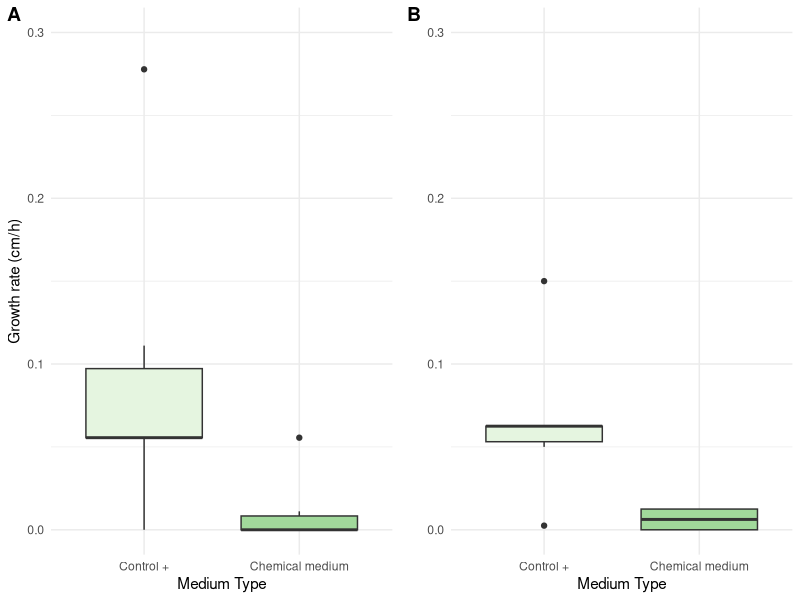
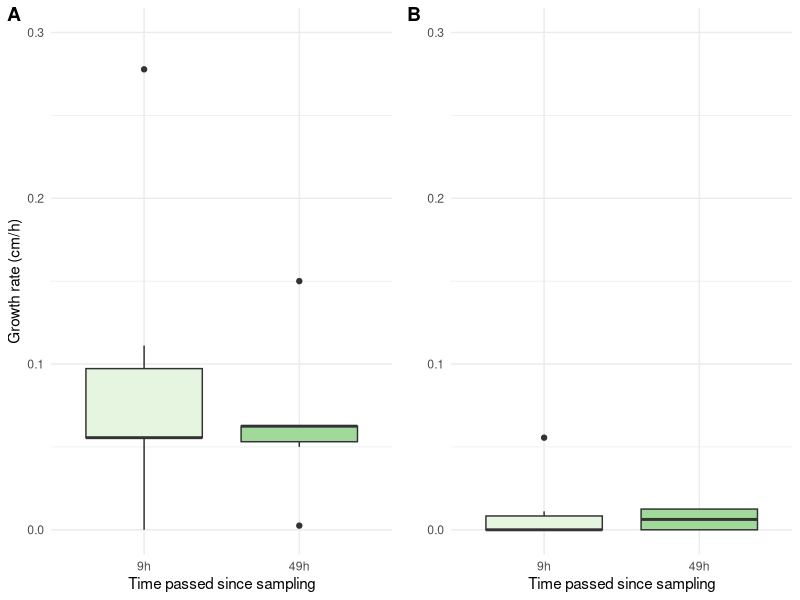
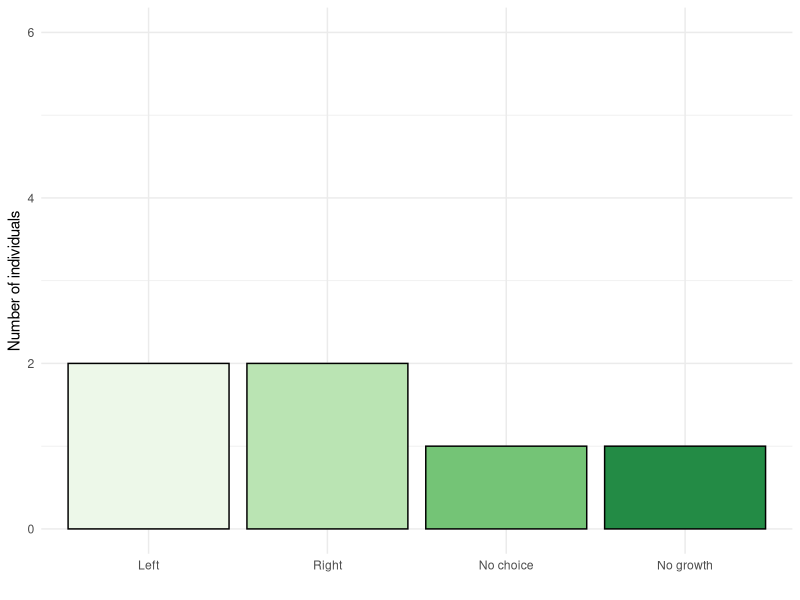
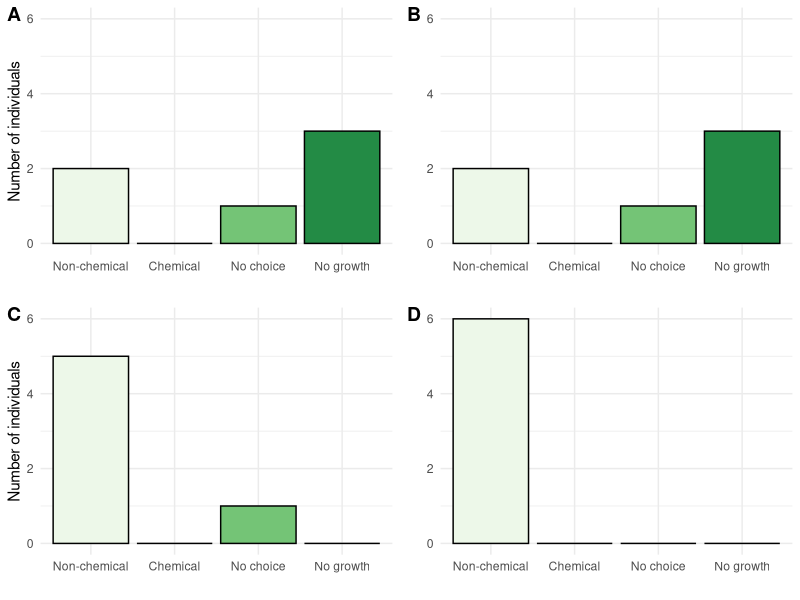
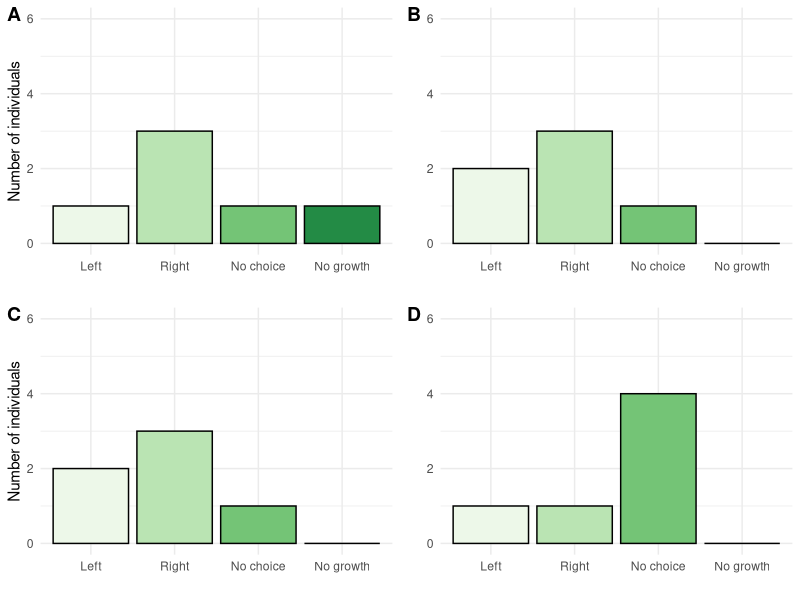
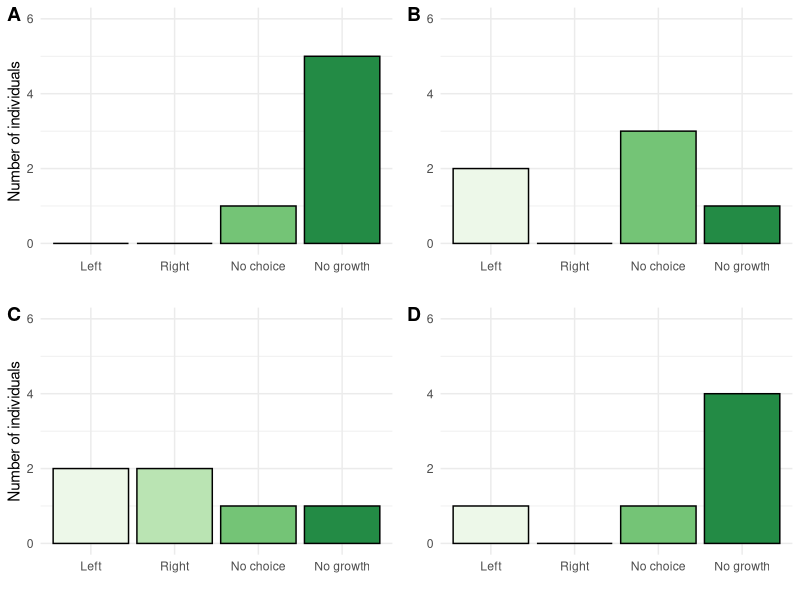

Source code (R) for these figures, in order:
## ---- chunk 1
library(ggplot2)
library(cowplot)
library(dplyr)
library("gridExtra")
library(tidyverse)
## ---- chunk 2
#Put you working directory : setwd(" ")

PC<-read.table("path_chosen.csv", header = TRUE, dec=",", sep=";")
GR<-read.table("growth_rate.csv", header = TRUE, dec=",", sep=";")

GR$Check.time <- as.character(GR$Check.time)
GR$Time.of.training  <- as.character(GR$Time.of.training)
PC$Check.time <- as.character(PC$Check.time)
PC$Time.of.training  <- as.character(PC$Time.of.training)

GR_9<- GR %>%
  filter(Check.time==9) %>% 
  mutate(Medium.Type = ifelse(Medium.Type == "Test", "Insecticide medium", Medium.Type)) 

GR_49<- GR %>%
  filter(Check.time==49) %>% 
  mutate(Medium.Type = ifelse(Medium.Type == "Test", "Insecticide medium", Medium.Type)) 

GR_control<- GR %>%
  filter(Medium.Type=="Control +") %>% 
  mutate(Medium.Type = ifelse(Medium.Type == "Test", "Insecticide medium", Medium.Type)) %>% 
  mutate(Check.time = ifelse(Check.time == "49", "2.49", Check.time)) %>% 
    mutate(Check.time = ifelse(Check.time == "9", "1.9", Check.time))
  

GR_insecticide<- GR %>%
  filter(Medium.Type=="Test") %>% 
  mutate(Medium.Type = ifelse(Medium.Type == "Test", "Insecticide medium", Medium.Type)) %>% 
  mutate(Check.time = ifelse(Check.time == "49", "2.49", Check.time)) %>% 
    mutate(Check.time = ifelse(Check.time == "9", "1.9", Check.time))


PC_test_1<- PC %>% 
  filter(Medium.Type=="Test" & Check.time==4)%>% 
  mutate(Medium.Type = ifelse(Medium.Type == "Test", "Insecticide medium", Medium.Type)) %>% 
  mutate(PC.Direction = ifelse(Individual == "2", "No growth", PC.Direction)) %>% 
  mutate(PC.Direction = ifelse(Individual == "3", "No growth", PC.Direction)) %>%
  mutate(PC.Direction = ifelse(Individual == "4", "No growth", PC.Direction)) %>% 
  mutate(PC.Direction = ifelse(PC.Direction == "no choice", "No choice", PC.Direction)) %>% 
  mutate(PC.Direction = ifelse(PC.Direction == "non chemical", "Without insecticide", PC.Direction))


PC_test_2<- PC %>% 
  filter(Medium.Type=="Test" & Check.time==8.5)%>% 
  mutate(Medium.Type = ifelse(Medium.Type == "Test", "Insecticide medium", Medium.Type))%>% 
  mutate(PC.Direction = ifelse(Individual == "2", "No growth", PC.Direction)) %>% 
  mutate(PC.Direction = ifelse(Individual == "3", "No growth", PC.Direction)) %>%
  mutate(PC.Direction = ifelse(Individual == "4", "No growth", PC.Direction)) %>% 
  mutate(PC.Direction = ifelse(PC.Direction == "no choice", "No choice", PC.Direction)) %>% 
  mutate(PC.Direction = ifelse(PC.Direction == "non chemical", "Without insecticide", PC.Direction))

PC_test_3<- PC %>% 
  filter(Medium.Type=="Test" & Check.time==23.5)%>% 
  mutate(Medium.Type = ifelse(Medium.Type == "Test", "Insecticide medium", Medium.Type))%>% 
  mutate(PC.Direction = ifelse(PC.Direction == "no choice", "No choice", PC.Direction)) %>% 
  mutate(PC.Direction = ifelse(PC.Direction == "non chemical", "Without insecticide", PC.Direction))

PC_test_4<- PC %>% 
  filter(Medium.Type=="Test" & Check.time==97)%>% 
  mutate(Medium.Type = ifelse(Medium.Type == "Test", "Insecticide medium", Medium.Type))%>% 
  mutate(PC.Direction = ifelse(PC.Direction == "no choice", "No choice", PC.Direction)) %>% 
  mutate(PC.Direction = ifelse(PC.Direction == "non chemical", "Without insecticide", PC.Direction))


PC_controlpos_1<-PC %>% 
  filter(Medium.Type=="Control +"& Check.time==4)%>% 
  mutate(Medium.Type = ifelse(Medium.Type == "Test", "Insecticide medium", Medium.Type))%>% 
  mutate(PC.Direction = ifelse(Individual == "5", "No growth", PC.Direction))%>% 
  mutate(PC.Direction = ifelse(PC.Direction == "no choice", "No choice", PC.Direction)) %>% 
  mutate(PC.Direction = ifelse(PC.Direction == "non chemical", "Without insecticide", PC.Direction)) %>% 
  mutate(PC.Direction = ifelse(PC.Direction == "right", "Right", PC.Direction)) %>% 
  mutate(PC.Direction = ifelse(PC.Direction == "left", "Left", PC.Direction))

PC_controlpos_2<-PC %>% 
  filter(Medium.Type=="Control +"& Check.time==8.5)%>% 
  mutate(Medium.Type = ifelse(Medium.Type == "Test", "Insecticide medium", Medium.Type))%>% 
  mutate(PC.Direction = ifelse(PC.Direction == "no choice", "No choice", PC.Direction)) %>% 
  mutate(PC.Direction = ifelse(PC.Direction == "non chemical", "Without insecticide", PC.Direction)) %>% 
  mutate(PC.Direction = ifelse(PC.Direction == "right", "Right", PC.Direction)) %>% 
  mutate(PC.Direction = ifelse(PC.Direction == "left", "Left", PC.Direction))

PC_controlpos_3<-PC %>% 
  filter(Medium.Type=="Control +"& Check.time==23.5)%>% 
  mutate(Medium.Type = ifelse(Medium.Type == "Test", "Insecticide medium", Medium.Type))%>% 
  mutate(PC.Direction = ifelse(PC.Direction == "no choice", "No choice", PC.Direction)) %>% 
  mutate(PC.Direction = ifelse(PC.Direction == "non chemical", "Without insecticide", PC.Direction)) %>% 
  mutate(PC.Direction = ifelse(PC.Direction == "right", "Right", PC.Direction)) %>% 
  mutate(PC.Direction = ifelse(PC.Direction == "left", "Left", PC.Direction))

PC_controlpos_4<-PC %>% 
  filter(Medium.Type=="Control +"& Check.time==97)%>% 
  mutate(Medium.Type = ifelse(Medium.Type == "Test", "Insecticide medium", Medium.Type))%>% 
  mutate(PC.Direction = ifelse(PC.Direction == "no choice", "No choice", PC.Direction)) %>% 
  mutate(PC.Direction = ifelse(PC.Direction == "non chemical", "Without insecticide", PC.Direction)) %>% 
  mutate(PC.Direction = ifelse(PC.Direction == "right", "Right", PC.Direction)) %>% 
  mutate(PC.Direction = ifelse(PC.Direction == "left", "Left", PC.Direction))


PC_controlneg_1<-PC %>% 
  filter(Medium.Type=="Control -"& Check.time==4)%>% 
  mutate(Medium.Type = ifelse(Medium.Type == "Test", "Insecticide medium", Medium.Type))%>% 
  mutate(PC.Direction = ifelse(Individual == "1", "No growth", PC.Direction)) %>% 
  mutate(PC.Direction = ifelse(Individual == "2", "No growth", PC.Direction)) %>%
  mutate(PC.Direction = ifelse(Individual == "3", "No growth", PC.Direction)) %>% 
  mutate(PC.Direction = ifelse(Individual == "5", "No growth", PC.Direction)) %>% 
  mutate(PC.Direction = ifelse(Individual == "6", "No growth", PC.Direction))%>% 
  mutate(PC.Direction = ifelse(PC.Direction == "no choice", "No choice", PC.Direction)) %>% 
  mutate(PC.Direction = ifelse(PC.Direction == "non chemical", "Without insecticide", PC.Direction)) %>% 
  mutate(PC.Direction = ifelse(PC.Direction == "right", "Right", PC.Direction)) %>% 
  mutate(PC.Direction = ifelse(PC.Direction == "left", "Left", PC.Direction))

PC_controlneg_2<-PC %>% 
  filter(Medium.Type=="Control -"& Check.time==8.5)%>% 
  mutate(Medium.Type = ifelse(Medium.Type == "Test", "Insecticide medium", Medium.Type))%>% 
  mutate(PC.Direction = ifelse(Individual == "6", "No growth", PC.Direction)) %>% 
  mutate(PC.Direction = ifelse(PC.Direction == "no choice", "No choice", PC.Direction)) %>% 
  mutate(PC.Direction = ifelse(PC.Direction == "non chemical", "Without insecticide", PC.Direction)) %>% 
  mutate(PC.Direction = ifelse(PC.Direction == "right", "Right", PC.Direction)) %>% 
  mutate(PC.Direction = ifelse(PC.Direction == "left", "Left", PC.Direction))

PC_controlneg_3<-PC %>% 
  filter(Medium.Type=="Control -"& Check.time==23.5)%>% 
  mutate(Medium.Type = ifelse(Medium.Type == "Test", "Insecticide medium", Medium.Type))%>% 
  mutate(PC.Direction = ifelse(Individual == "6", "No growth", PC.Direction)) %>% 
  mutate(PC.Direction = ifelse(PC.Direction == "no choice", "No choice", PC.Direction)) %>% 
  mutate(PC.Direction = ifelse(PC.Direction == "non chemical", "Without insecticide", PC.Direction)) %>% 
  mutate(PC.Direction = ifelse(PC.Direction == "right", "Right", PC.Direction)) %>% 
  mutate(PC.Direction = ifelse(PC.Direction == "left", "Left", PC.Direction))

PC_controlneg_4<-PC %>% 
  filter(Medium.Type=="Control -"& Check.time==97)%>% 
  mutate(Medium.Type = ifelse(Medium.Type == "Test", "Insecticide medium", Medium.Type))%>% 
  mutate(PC.Direction = ifelse(Individual == "1", "No growth", PC.Direction)) %>% 
  mutate(PC.Direction = ifelse(Individual == "4", "No growth", PC.Direction)) %>% 
  mutate(PC.Direction = ifelse(Individual == "5", "No growth", PC.Direction)) %>% 
  mutate(PC.Direction = ifelse(Individual == "6", "No growth", PC.Direction)) %>% 
  mutate(PC.Direction = ifelse(PC.Direction == "no choice", "No choice", PC.Direction)) %>% 
  mutate(PC.Direction = ifelse(PC.Direction == "non chemical", "Without insecticide", PC.Direction)) %>% 
  mutate(PC.Direction = ifelse(PC.Direction == "right", "Right", PC.Direction)) %>% 
  mutate(PC.Direction = ifelse(PC.Direction == "left", "Left", PC.Direction))

## ---- chunk 3
##TEST GROUP PATH CHOSEN

bar_PC_test_1<-data.frame(c("2Insecticide","1Without insecticide","3No choice","4No growth"),c(0,2,1,3))
colnames(bar_PC_test_1)<-c("PC.Direction","Number")
bar_PC_test_1

bar_PC_test_2<-data.frame(c("2Insecticide","1Without insecticide","3No choice","4No growth"),c(0,2,1,3))
colnames(bar_PC_test_2)<-c("PC.Direction","Number")
bar_PC_test_2

bar_PC_test_3<-data.frame(c("2Insecticide","1Without insecticide","3No choice","4No growth"),c(0,5,1,0))
colnames(bar_PC_test_3)<-c("PC.Direction","Number")
bar_PC_test_3

bar_PC_test_4<-data.frame(c("2Insecticide","1Without insecticide","3No choice","4No growth"),c(0,6,0,0))
colnames(bar_PC_test_4)<-c("PC.Direction","Number")
bar_PC_test_4


##POSITIVE CONTROL PATH CHOSEN

bar_PC_controlpos_1<-data.frame(c("1Left","2Right","3No choice","4No growth"),c(1,3,1,1))
colnames(bar_PC_controlpos_1)<-c("PC.Direction","Number")
bar_PC_controlpos_1

bar_PC_controlpos_2<-data.frame(c("1Left","2Right","3No choice","4No growth"),c(2,3,1,0))
colnames(bar_PC_controlpos_2)<-c("PC.Direction","Number")
bar_PC_controlpos_2

bar_PC_controlpos_3<-data.frame(c("1Left","2Right","3No choice","4No growth"),c(2,3,1,0))
colnames(bar_PC_controlpos_3)<-c("PC.Direction","Number")
bar_PC_controlpos_3

bar_PC_controlpos_4<-data.frame(c("1Left","2Right","3No choice","4No growth"),c(1,1,4,0))
colnames(bar_PC_controlpos_4)<-c("PC.Direction","Number")
bar_PC_controlpos_4



##NEGATIVE CONTROL PATH CHOSEN

bar_PC_controlneg_1<-data.frame(c("1Left","2Right","3No choice","4No growth"),c(0,0,1,5))
colnames(bar_PC_controlneg_1)<-c("PC.Direction","Number")
bar_PC_controlneg_1

bar_PC_controlneg_2<-data.frame(c("1Left","2Right","3No choice","4No growth"),c(2,0,3,1))
colnames(bar_PC_controlneg_2)<-c("PC.Direction","Number")
bar_PC_controlneg_2

bar_PC_controlneg_3<-data.frame(c("1Left","2Right","3No choice","4No growth"),c(2,2,1,1))
colnames(bar_PC_controlneg_3)<-c("PC.Direction","Number")
bar_PC_controlneg_3

bar_PC_controlneg_4<-data.frame(c("1Left","2Right","3No choice","4No growth"),c(1,0,1,4))
colnames(bar_PC_controlneg_4)<-c("PC.Direction","Number")
bar_PC_controlneg_4


## ---- chunk 4
growth.medium9<-ggplot(GR_9, aes(x=Medium.Type, y=Growth, fill = Medium.Type)) +
  geom_boxplot()+theme_minimal() +
  xlab("Medium Type")+
  ylab("Growth rate (cm/h)")+
  theme(legend.position = "none")+
  scale_x_discrete(label=c("Control +","Chemical medium"))+
  scale_fill_brewer(palette="Greens")+
  scale_y_continuous(limits=c(0,0.3))


growth.medium49<-ggplot(GR_49, aes(x=Medium.Type, y=Growth, fill = Medium.Type)) +
  geom_boxplot()+theme_minimal()+
  xlab("Medium Type")+
  ylab(" ")+
  theme(legend.position = "none")+
  scale_x_discrete(label=c("Control +","Chemical medium"))+
  scale_fill_brewer(palette="Greens")+
  scale_y_continuous(limits=c(0,0.3))


plot_grid(growth.medium9,growth.medium49, labels=c("A","B"), ncol = 2, nrow = 1)


growth.check.control<-ggplot(GR_control, aes(x=Check.time, y=Growth, fill = Check.time)) +
  geom_boxplot()+theme_minimal()+
  xlab("Time passed since sampling")+
  ylab("Growth rate (cm/h)")+
  theme(legend.position = "none")+

  scale_fill_brewer(palette="Greens")+
  scale_y_continuous(limits=c(0,0.3))+
  scale_x_discrete(label=c("9h","49h"))

growth.check.insecticide<-ggplot(GR_insecticide, aes(x=Check.time, y=Growth, fill = Check.time)) +
  geom_boxplot()+theme_minimal()+
  xlab("Time passed since sampling")+
  ylab(" ")+
  theme(legend.position = "none")+
  scale_fill_brewer(palette="Greens")+
  scale_x_discrete(label=c("9h","49h"))+

  scale_y_continuous(limits=c(0,0.3))


plot_grid(growth.check.control,growth.check.insecticide, labels=c("A","B"), ncol = 2, nrow = 1)

m_insecticide_9<- GR_9 %>% 
  filter(Medium.Type=="Insecticide medium")
m_control_9<- GR_9 %>% 
  filter(Medium.Type=="Control +")

m_insecticide_49<- GR_49 %>% 
  filter(Medium.Type=="Insecticide medium")

m_control_49<- GR_49 %>% 
  filter(Medium.Type=="Control +")

mean(m_insecticide_9$Growth)
mean(m_insecticide_49$Growth)
mean(m_control_9$Growth)
mean(m_control_49$Growth)
## ---- chunk 5
pc_test_check1<-ggplot(data=bar_PC_test_1,aes(x=PC.Direction,y=Number,fill=PC.Direction))+
                  geom_bar(stat="identity",position=position_dodge(),color="black")+
  xlab(" ")+
  ylab("Number of individuals")+
  theme_minimal()+
  theme(legend.position = "none")+
  scale_x_discrete(labels = c('Non-chemical','Chemical', 'No choice', 'No growth'))+
  scale_y_continuous(limits=c(0,6))+
  scale_fill_brewer(palette="Greens")




pc_test_check2<-ggplot(data=bar_PC_test_2,aes(x=PC.Direction,y=Number,fill=PC.Direction))+
                  geom_bar(stat="identity",position=position_dodge(),color="black")+
  xlab(" ")+
  ylab(" ")+
  theme_minimal()+
  theme(legend.position = "none")+
  scale_x_discrete(labels = c('Non-chemical','Chemical', 'No choice', 'No growth'))+
  scale_fill_brewer(palette="Greens")+
  scale_y_continuous(limits=c(0,6))



pc_test_check3<-ggplot(data=bar_PC_test_3,aes(x=PC.Direction,y=Number,fill=PC.Direction))+
                  geom_bar(stat="identity",position=position_dodge(),color="black")+
  xlab(" ")+
  ylab("Number of individuals")+
  theme_minimal()+
  theme(legend.position = "none")+
  scale_x_discrete(labels = c('Non-chemical','Chemical', 'No choice', 'No growth'))+
  scale_fill_brewer(palette="Greens")+
  scale_y_continuous(limits=c(0,6))




pc_test_check4<-ggplot(data=bar_PC_test_4,aes(x=PC.Direction,y=Number,fill=PC.Direction))+
                  geom_bar(stat="identity",position=position_dodge(),color="black")+
  xlab(" ")+
  ylab(" ")+
  theme_minimal()+
  theme(legend.position = "none")+
  scale_x_discrete(labels = c('Non-chemical','Chemical', 'No choice', 'No growth'))+
  scale_fill_brewer(palette="Greens")+
  scale_y_continuous(limits=c(0,6))





##POSITIVE CONTROL 
pc_controlpos_check1<-ggplot(data=bar_PC_controlpos_1,aes(x=PC.Direction,y=Number,fill=PC.Direction))+
                  geom_bar(stat="identity",position=position_dodge(),color="black")+
  xlab(" ")+
  ylab("Number of individuals")+
  theme_minimal()+
  theme(legend.position = "none")+
  scale_x_discrete(labels = c("Left","Right","No choice","No growth"))+
  scale_fill_brewer(palette="Greens")+
  scale_y_continuous(limits=c(0,6))



pc_controlpos_check2<-ggplot(data=bar_PC_controlpos_2,aes(x=PC.Direction,y=Number,fill=PC.Direction))+
                  geom_bar(stat="identity",position=position_dodge(),color="black")+
  xlab(" ")+
  ylab(" ")+
  theme_minimal()+
  theme(legend.position = "none")+
  scale_x_discrete(labels = c("Left","Right","No choice","No growth"))+
  scale_fill_brewer(palette="Greens")+
  scale_y_continuous(limits=c(0,6))




pc_controlpos_check3<-ggplot(data=bar_PC_controlpos_3,aes(x=PC.Direction,y=Number,fill=PC.Direction))+
                  geom_bar(stat="identity",position=position_dodge(),color="black")+
  xlab(" ")+
  ylab("Number of individuals")+
  theme_minimal()+
  theme(legend.position = "none")+
  scale_x_discrete(labels = c("Left","Right","No choice","No growth"))+
  scale_fill_brewer(palette="Greens")+
  scale_y_continuous(limits=c(0,6))





pc_controlpos_check4<-ggplot(data=bar_PC_controlpos_4,aes(x=PC.Direction,y=Number,fill=PC.Direction))+
                  geom_bar(stat="identity",position=position_dodge(),color="black")+
  xlab(" ")+
  ylab(" ")+
  theme_minimal()+
  theme(legend.position = "none")+
  scale_x_discrete(labels = c("Left","Right","No choice","No growth"))+
  scale_fill_brewer(palette="Greens")+
  scale_y_continuous(limits=c(0,6))





##NEGATIVE CONTROL

pc_controlneg_check1<-ggplot(data=bar_PC_controlneg_1,aes(x=PC.Direction,y=Number,fill=PC.Direction))+
                  geom_bar(stat="identity",position=position_dodge(),color="black")+
  xlab(" ")+
  ylab("Number of individuals")+
  theme_minimal()+
  theme(legend.position = "none")+
  scale_x_discrete(labels = c("Left","Right","No choice","No growth"))+
  scale_fill_brewer(palette="Greens")+
  scale_y_continuous(limits=c(0,6))



pc_controlneg_check2<-ggplot(data=bar_PC_controlneg_2,aes(x=PC.Direction,y=Number,fill=PC.Direction))+
                  geom_bar(stat="identity",position=position_dodge(),color="black")+
  xlab(" ")+
  ylab(" ")+
  theme_minimal()+
  theme(legend.position = "none")+
  scale_x_discrete(labels = c("Left","Right","No choice","No growth"))+
  scale_fill_brewer(palette="Greens")+
  scale_y_continuous(limits=c(0,6))



pc_controlneg_check3<-ggplot(data=bar_PC_controlneg_3,aes(x=PC.Direction,y=Number,fill=PC.Direction))+
                  geom_bar(stat="identity",position=position_dodge(),color="black")+
  xlab(" ")+
  ylab("Number of individuals")+
  theme_minimal()+
  theme(legend.position = "none")+
  scale_x_discrete(labels = c("Left","Right","No choice","No growth"))+
  scale_fill_brewer(palette="Greens")+
  scale_y_continuous(limits=c(0,6))

pc_controlneg_check3


pc_controlneg_check4<-ggplot(data=bar_PC_controlneg_4,aes(x=PC.Direction,y=Number,fill=PC.Direction))+
                  geom_bar(stat="identity",position=position_dodge(),color="black")+
  xlab(" ")+
  ylab(" ")+
  theme_minimal()+
  theme(legend.position = "none")+
  scale_x_discrete(labels = c("Left","Right","No choice","No growth"))+
  scale_fill_brewer(palette="Greens")+
  scale_y_continuous(limits=c(0,6))


plot_grid(pc_test_check1,pc_test_check2,pc_test_check3,pc_test_check4,labels=c("A","B","C","D"), ncol = 2, nrow = 2)#TEST

plot_grid(pc_controlpos_check1,pc_controlpos_check2,pc_controlpos_check3,pc_controlpos_check4,labels=c("A","B","C","D"), ncol = 2, nrow = 2)#controlpos

plot_grid(pc_controlneg_check1,pc_controlneg_check2,pc_controlneg_check3,pc_controlneg_check4,labels=c("A","B","C","D"), ncol = 2, nrow = 2)#controlneg


## ---- chunk 6
##TEST GROUP PATH CHOSEN

khi_PC_test_1 <- cbind(c(0,2,1,3))
dimnames(khi_PC_test_1)<-list((c("Without insecticide","Insecticide","No choice","No growth")))

khi_PC_test_1

khi_PC_test_2 <- cbind(c(0,2,1,3))
dimnames(khi_PC_test_2)<-list((c("Without insecticide","Insecticide","No choice","No growth")))

khi_PC_test_2

khi_PC_test_3 <- cbind(c(0,5,1,0))
dimnames(khi_PC_test_3)<-list((c("Without insecticide","Insecticide","No choice","No growth")))

khi_PC_test_3

khi_PC_test_4 <- cbind(c(0,6,0,0))
dimnames(khi_PC_test_4)<-list((c("Without insecticide","Insecticide","No choice","No growth")))

khi_PC_test_4

khi_PC_test<- head(cbind(khi_PC_test_1,khi_PC_test_2,khi_PC_test_3,khi_PC_test_4))


##POSITIVE CONTROL PATH CHOSEN

khi_PC_controlpos_1 <- cbind(c(1,3,1,1))
dimnames(khi_PC_controlpos_1)<-list((c("Left","Right","No choice","No growth")))


khi_PC_controlpos_1

khi_PC_controlpos_2 <- cbind(c(2,3,1,0))
dimnames(khi_PC_controlpos_2)<-list((c("Left","Right","No choice","No growth")))

khi_PC_controlpos_2

khi_PC_controlpos_3 <- cbind(c(2,3,1,0))
dimnames(khi_PC_controlpos_3)<-list((c("Left","Right","No choice","No growth")))

khi_PC_controlpos_3

khi_PC_controlpos_4 <- cbind(c(1,1,4,0))
dimnames(khi_PC_controlpos_4)<-list((c("Left","Right","No choice","No growth")))

khi_PC_controlpos_4

khi_PC_controlpos<- head(cbind(khi_PC_controlpos_1,khi_PC_controlpos_2,khi_PC_controlpos_3,khi_PC_controlpos_4))


##NEGATIVE CONTROL PATH CHOSEN

khi_PC_controlneg_1 <- cbind(c(0,0,1,5))
dimnames(khi_PC_controlneg_1)<-list((c("Left","Right","No choice","No growth")))

khi_PC_controlneg_1

khi_PC_controlneg_2 <- cbind(c(2,0,3,1))
dimnames(khi_PC_controlneg_2)<-list((c("Left","Right","No choice","No growth")))

khi_PC_controlneg_2

khi_PC_controlneg_3 <- cbind(c(2,2,1,1))
dimnames(khi_PC_controlneg_3)<-list((c("Left","Right","No choice","No growth")))

khi_PC_controlneg_3

khi_PC_controlneg_4 <- cbind(c(1,0,1,4))
dimnames(khi_PC_controlneg_4)<-list((c("Left","Right","No choice","No growth")))

khi_PC_controlneg_4

khi_PC_controlneg<- head(cbind(khi_PC_controlneg_1,khi_PC_controlneg_2,khi_PC_controlneg_3,khi_PC_controlneg_4))


## ---- chunk 7
x <- GR[GR[,"Check.time"]==9 & GR[,"Medium.Type"]=="Test", "Growth"]
y <- GR[GR[,"Check.time"]==9 & GR[,"Medium.Type"]=="Control +", "Growth"]

var.test(x,y) #Variances inégales

shapiro.test(x)#Pas de normalité
shapiro.test(y)#p value = 0.0551


wilcox.test(x,y) #p value = 0.04225

## ---- chunk 8
x <- GR[GR[,"Check.time"]==49 & GR[,"Medium.Type"]=="Test", "Growth"]
y <- GR[GR[,"Check.time"]==49 & GR[,"Medium.Type"]=="Control +", "Growth"]

var.test(x,y) #p value = 0.0006

shapiro.test(x)#p value = 0.004
shapiro.test(y)#p value = 0.1583

wilcox.test(x,y) #p value = 0.01768 w=3

## ---- chunk 9
x <- GR[GR[,"Check.time"]==9 & GR[,"Medium.Type"]=="Test", "Growth"]
y <- GR[GR[,"Check.time"]==49 & GR[,"Medium.Type"]=="Test", "Growth"]

var.test(x,y) #p value = 0.02185

shapiro.test(x)#p value = 0.0006206
shapiro.test(y)#p value = 0.004039

wilcox.test(x,y) #p value = 0.6525 W=15

## ---- chunk 10
x <- GR[GR[,"Check.time"]==9 & GR[,"Medium.Type"]=="Control +", "Growth"]
y <- GR[GR[,"Check.time"]==49 & GR[,"Medium.Type"]=="Control +", "Growth"]

var.test(x,y) #p value = 0.1438

shapiro.test(x)#p value = 0.0551
shapiro.test(y)#p value = 0.1583

t.test(x,y, alternative = "two.sided", conf.level=0.95, paired = TRUE) #p value = 0.5411
d=0.0025/4

library(pwr)
pwr.t.test(d=d,n=6,sig.level=0.05,type="paired",alternative="two.sided")

## ---- chunk 11
chisq.test(khi_PC_test[,1])

## ---- chunk 12
chisq.test(khi_PC_test[,2])

## ---- chunk 13
chisq.test(khi_PC_test[,3])

## ---- chunk 14
chisq.test(khi_PC_test[,4])


## ---- chunk 15
chisq.test(khi_PC_controlpos[,1])

## ---- chunk 16
chisq.test(khi_PC_controlpos[,2])

## ---- chunk 17
chisq.test(khi_PC_controlpos[,3])

## ---- chunk 18
chisq.test(khi_PC_controlpos[,4])

## ---- chunk 19
chisq.test(khi_PC_controlneg[,1])

## ---- chunk 20
chisq.test(khi_PC_controlneg[,2])

## ---- chunk 21
chisq.test(khi_PC_controlneg[,3])

## ---- chunk 22
chisq.test(khi_PC_controlneg[,4])
